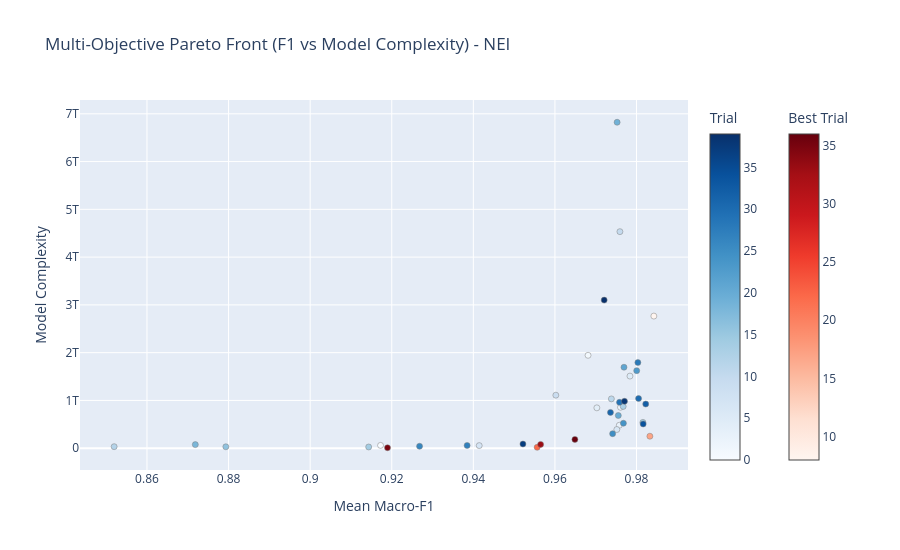
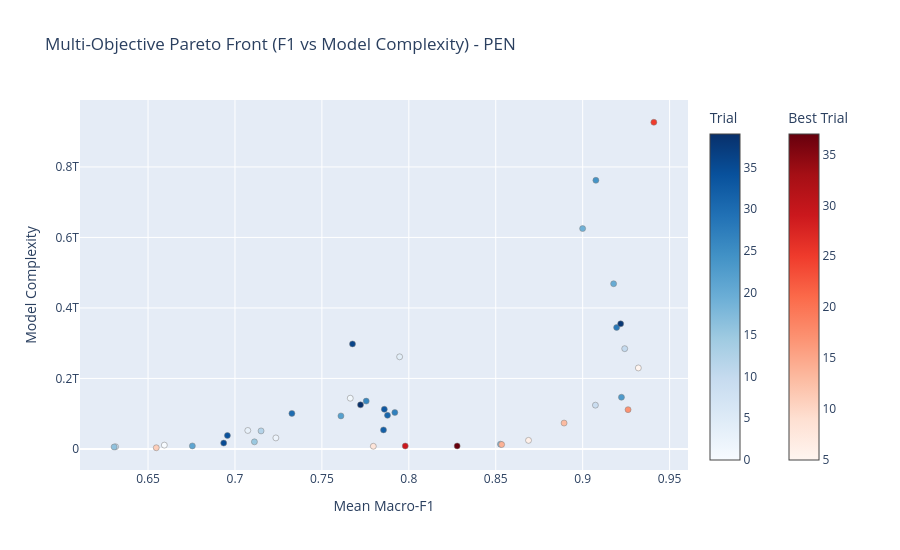
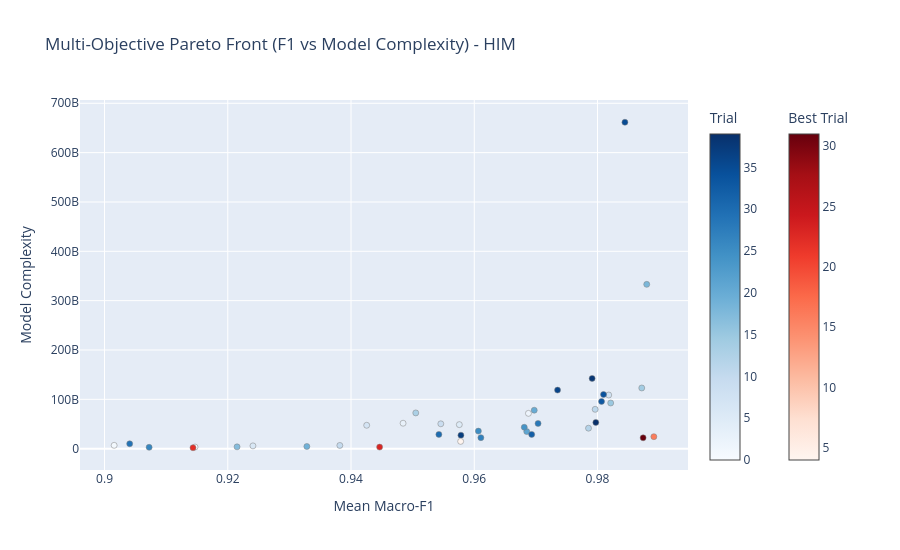

Notebook source saved alongside these figures, in order:
### Code cell
# Cell 2: Master Pipeline (Data Prep -> Optuna -> Plotting -> Export)
for region in TARGET_REGIONS:
    print(f"\n{'='*70}")
    print(f"🚀 STARTING PIPELINE FOR REGION: {region}")
    print(f"{'='*70}\n")
    
    # --- STEP 1: Load Features ---
    with open(artifact_dir / f"{region}_ranked_features.json", "r") as f:
        all_ranked = json.load(f)["ranked_features"]
    with open(artifact_dir / f"{region}_uncorrelated_features.json", "r") as f:
        uncorr_ranked = json.load(f)["uncorrelated_features"]
    
    print(f"[{region}] Loaded {len(all_ranked)} ranked features, {len(uncorr_ranked)} uncorrelated features.")

    # --- STEP 2: Pre-Partition Data ---
    print(f"[{region}] Loading and caching benchmark years...")
    region_dir = data_base_dir / region
    cache_dir = Path(f'data/cache_splits_{region}')
    
    if cache_dir.exists():
        shutil.rmtree(cache_dir)
    cache_dir.mkdir(parents=True, exist_ok=True)
    
    for yr in BENCHMARK_YEARS:
        year_path = region_dir / f"year={yr}"
        df_yr = (
            pl.read_parquet(year_path / "*.parquet")
            .with_columns(pl.col('class').replace_strict(class_remap_dict, default=pl.col('class')).cast(pl.Int32))
            .select(all_ranked + ['class'])
        )
        
        X_yr = df_yr.select(all_ranked).to_numpy().astype(np.float32)
        y_yr = df_yr['class'].to_numpy().astype(np.int32)
        del df_yr
        gc.collect()
        
        X_tr, X_val, y_tr, y_val = train_test_split(X_yr, y_yr, test_size=0.20, stratify=y_yr, random_state=42)
        np.savez_compressed(cache_dir / f"split_{yr}.npz", X_tr=X_tr, y_tr=y_tr, X_val=X_val, y_val=y_val)
        del X_yr, y_yr, X_tr, X_val, y_tr, y_val
        gc.collect()

    # --- STEP 3: Optuna Optimization ---
    print(f"\n[{region}] Executing Optuna Study...")
    feat_to_idx = {name: i for i, name in enumerate(all_ranked)}
    ref_col_series = parent_ref_df[region] if region in parent_ref_df.columns else None

    def objective(trial):
        sampling_strategy = trial.suggest_categorical("sampling_strategy", ["stratified", "reference_balanced"])
        feat_strategy = trial.suggest_categorical("feature_strategy", ["all", "uncorrelated"])
        
        if feat_strategy == "uncorrelated":
            active_names = uncorr_ranked
        else:
            num_bands = trial.suggest_int("max_input_features", 10, len(all_ranked))
            active_names = all_ranked[:num_bands]
            
        active_col_idx = [feat_to_idx[f] for f in active_names]
        train_fraction = trial.suggest_float("train_fraction", 0.10, 1.0, step=0.20)
        min_leaf = trial.suggest_int("minLeafPopulation", 2, 12)
        n_trees = trial.suggest_int("numberOfTrees", 50, 150, step=25)

        rf_params = {
            "n_estimators": n_trees, "min_samples_leaf": min_leaf,
            "max_features": "sqrt", "max_depth": None,
            "n_jobs": 2, "random_state": 42
        }

        yearly_macro_f1s = []
        annual_training_sample_counts = []
        all_year_max_nodes = []
        rng = np.random.RandomState(42)

        for yr in BENCHMARK_YEARS:
            data = np.load(cache_dir / f"split_{yr}.npz")
            X_tr, y_tr, X_val, y_val = data['X_tr'], data['y_tr'], data['X_val'][:, active_col_idx], data['y_val']
            target_n = int(len(X_tr) * train_fraction)

            if train_fraction >= 0.99 and sampling_strategy == "stratified":
                chosen_local = np.arange(len(X_tr))
            elif sampling_strategy == "reference_balanced" and ref_col_series is not None:
                chosen_local = get_balanced_indices(y_tr, target_n, ref_col_series, rng)
            else:
                chosen_local = []
                for cls in np.unique(y_tr):
                    cls_indices = np.where(y_tr == cls)[0]
                    n_take = max(3, int(target_n * len(cls_indices) / len(y_tr)))
                    chosen_local.extend(rng.choice(cls_indices, size=min(len(cls_indices), n_take), replace=False))
                chosen_local = np.array(chosen_local)

            annual_training_sample_counts.append(len(chosen_local))
            X_sub, y_sub = X_tr[chosen_local][:, active_col_idx], y_tr[chosen_local]

            clf = RandomForestClassifier(**rf_params)
            clf.fit(X_sub, y_sub)

            all_year_max_nodes.append(max(tree.tree_.node_count for tree in clf.estimators_))
            yearly_macro_f1s.append(f1_score(y_val, clf.predict(X_val), average="macro"))

            del data, X_tr, y_tr, X_val, y_val, X_sub, y_sub, clf
            gc.collect()

        mean_macro_f1 = float(np.mean(yearly_macro_f1s))
        samples_per_year = int(np.mean(annual_training_sample_counts))
        max_nodes_observed = int(max(all_year_max_nodes))
        num_features = len(active_col_idx)
        single_model_complexity = float(samples_per_year * num_features * n_trees * max_nodes_observed)

        trial.set_user_attr("samples_per_year", samples_per_year)
        trial.set_user_attr("num_features", num_features)
        trial.set_user_attr("max_nodes", max_nodes_observed)
        trial.set_user_attr("model_complexity", single_model_complexity)

        return mean_macro_f1, single_model_complexity

    # Standard in-memory study
    study = optuna.create_study(
        study_name=f"rf_{region}", 
        directions=["maximize", "minimize"]
    )
    study.optimize(objective, n_trials=40, n_jobs=1)

    # --- STEP 4: Plotly Visualization ---
    print(f"\n[{region}] Generating Pareto Html...")
    fig_plotly = plot_pareto_front(study, target_names=["Mean Macro-F1", "Model Complexity"])
    fig_plotly.update_layout(title=f"Multi-Objective Pareto Front (F1 vs Model Complexity) - {region}", width=900, height=550)
    fig_plotly.write_html(output_config_dir / f"{region}_pareto_frontier.html")
    fig_plotly.show()

    # --- STEP 5: Data Export ---
    print(f"[{region}] Exporting Trial Data to CSV/JSON...")
    df_all_trials = study.trials_dataframe()
    df_all_trials.to_csv(output_config_dir / f"{region}_all_trials.csv", index=False)
    df_all_trials.to_json(output_config_dir / f"{region}_all_trials.json", orient="records", indent=4)

    # --- STEP 6: Matplotlib Custom Pareto Analysis ---
    pareto_records = []
    for t in study.best_trials:
        strat = t.params.get("feature_strategy", "all")
        n_feats = len(uncorr_ranked) if strat == "uncorrelated" else t.params.get("max_input_features", len(all_ranked))
            
        pareto_records.append({
            "trial_number": t.number,
            "macro_f1": float(t.values[0]),
            "model_complexity": float(t.values[1]),
            "samples_per_year": t.user_attrs.get("samples_per_year"),
            "num_features": t.user_attrs.get("num_features", n_feats),
            "max_nodes": t.user_attrs.get("max_nodes"),
            "trees": t.params.get("numberOfTrees"),
            "min_leaf": t.params.get("minLeafPopulation"),
            "sampling": t.params.get("sampling_strategy"),
            "feature_strat": strat,
            "train_fraction": t.params.get("train_fraction")
        })

    if pareto_records:
        df_pareto = pd.DataFrame(pareto_records).sort_values("model_complexity")
        df_pareto.to_csv(output_config_dir / f"{region}_pareto_frontier.csv", index=False)
        df_pareto.to_json(output_config_dir / f"{region}_pareto_frontier.json", orient="records", indent=4)

        fig, ax = plt.subplots(figsize=(11, 7))
        ax.plot(df_pareto["model_complexity"], df_pareto["macro_f1"], color="#d62728", linestyle="--", linewidth=2, alpha=0.8, zorder=2, label="Pareto Efficient Frontier")
        scatter = ax.scatter(df_pareto["model_complexity"], df_pareto["macro_f1"], c=df_pareto["num_features"], cmap="viridis", s=180, edgecolor="black", linewidth=1.5, zorder=3)
        
        cbar = plt.colorbar(scatter, ax=ax)
        cbar.set_label("Number of Features / Bands", fontsize=11)

        for _, row in df_pareto.iterrows():
            label_text = f"Trial {int(row['trial_number'])}\n({int(row['trees'])}T, leaf={int(row['min_leaf'])}, {int(row['num_features'])}B)"
            ax.annotate(
                label_text, xy=(row["model_complexity"], row["macro_f1"]), xytext=(0, 14), textcoords="offset points",
                ha="center", fontsize=9, fontweight="bold",
                bbox=dict(boxstyle="round,pad=0.25", fc="white", ec="gray", alpha=0.85),
                arrowprops=dict(arrowstyle="->", connectionstyle="arc3,rad=0", color="gray", lw=0.8)
            )

        ax.set_xscale("log")
        ax.set_title(f"Pareto Frontier Solutions Only: Macro-F1 vs Model Complexity ({region})", fontsize=14, pad=15)
        ax.set_xlabel("Model Complexity (Log Scale: Samples × Bands × Trees × Max Nodes)", fontsize=12)
        ax.set_ylabel("Mean Annual Macro-F1 (Maximize)", fontsize=12)
        ax.grid(True, which="both", linestyle="--", alpha=0.5)

        y_margin = (df_pareto["macro_f1"].max() - df_pareto["macro_f1"].min()) * 0.25
        ax.set_ylim(df_pareto["macro_f1"].min() - 0.005, df_pareto["macro_f1"].max() + y_margin)

        plt.tight_layout()
        plt.savefig(output_config_dir / f"{region}_pareto_only_frontier.png", dpi=300, bbox_inches="tight")
        plt.show()

        print(f"\n=== Pareto-Optimal Candidates Table for {region} ===")
        display_cols = ["trial_number", "macro_f1", "model_complexity", "samples_per_year", "num_features", "trees", "min_leaf", "feature_strat", "sampling"]
        print(df_pareto[display_cols].to_string(index=False))

    print(f"\n[{region}] Pipeline Complete!\n")
    gc.collect()
